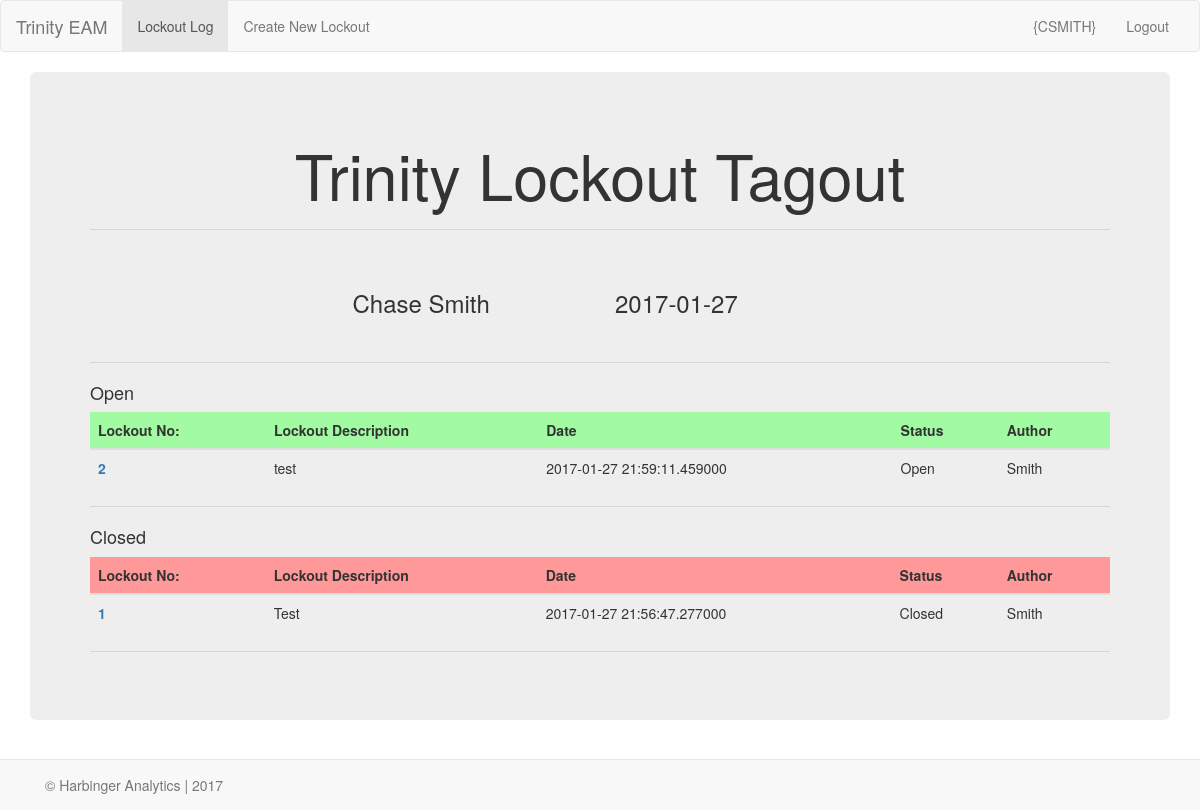
The page / on the database its author committed.
### models.py (models this page shows, shortened)
class User(db.Model):
    __tablename__="user"
    id=db.Column(db.Integer, primary_key=True)
    username=db.Column(db.String(20), unique=True)
    first_name=db.Column(db.String(20), nullable=False)
    last_name=db.Column(db.String(20), nullable=False)
    position=db.Column(db.String(50), nullable=False)

class Lockout(db.Model):
    __tablename__="lockout"
    id=db.Column(db.Integer, primary_key=True)
    description=db.Column(db.String(200), nullable=False)
    lockout_author = db.relationship('User', backref=db.backref('lockout_author', lazy='dynamic'))
    user_id=db.Column('user_id', db.Integer, db.ForeignKey('user.id'))
    filename=db.Column(db.String(300), nullable=True)
    status=db.Column(db.Boolean(), default=True)
    goggles=db.Column(db.Boolean(), default=False)
    faceshield=db.Column(db.Boolean(),default=False)
    fullface=db.Column(db.Boolean(), default=False)
    dustmask=db.Column(db.Boolean(), default=False)
    leathergloves=db.Column(db.Boolean(), default=False)
    saranax=db.Column(db.Boolean(), default=False)
    nitrilegloves=db.Column(db.Boolean(), default=False)
    chemicalgloves=db.Column(db.Boolean(), default=False)
    chemicalsuit=db.Column(db.Boolean(),default=False)
    tyrex=db.Column(db.Boolean(),default=False)
    rubberboots=db.Column(db.Boolean(),default=False)
    sar=db.Column(db.Boolean(),default=False)
    data=db.Column(db.LargeBinary(),nullable=True,)
    date=db.Column(db.DateTime)
    ppe=db.Column(db.String(50), nullable=True)

### app.py (the view)
@app.route('/')
def index():
    today=date.today()
    user=db.session.query(User).first()
    lockout=db.session.query(Lockout).all()
    open_lockouts=db.session.query(Lockout).filter_by(status=True).all()
    closed_lockouts=db.session.query(Lockout).filter_by(status=False).all()
    return render_template('index.html', closed_lockouts=closed_lockouts, open_lockouts=open_lockouts, user=user, today=today)

### templates/index.html
{% extends "base.html" %}
{% import "bootstrap/wtf.html" as wtf %}
{% block content %}
<div class="jumbotron">
<div class="text-center">
<h1> Trinity Lockout Tagout </h1>
</div>
<hr>
<br>
<div class="row">
        <div class="col-xs-3 col-xs-offset-3 form-group">
            <h3>{{ user.first_name }} {{ user.last_name }} </h3>
        </div>
        <div class="col-xs-6">
            <h3> {{ today }} </h3>
        </div>
</div>
<hr>
<h4>Open</h4>
<table class="table table-sm">
<thead>
  <tr style="background-color: #A2FBA2;">
    <th>Lockout No:</th>
    <th>Lockout Description</th>
    <th>Date</th>
    <th>Status</th>
    <th>Author</th>
  </tr>
</thead>
<tbody>
  {% for each in open_lockouts %}
  <tr >
    <th scope="row" ><a href="lockout/{{each.id}}">{{ each.id }}</a></th>
    <td>{{ each.description }}</td>
    <td>{{ each.date }}</td>
    {% if each.status == True %}
    <td>Open</td>
    {% else %}
    <td>Closed</td>
    {% endif %}
    <td>{{ each.lockout_author.last_name }}</td>
  </tr>
  {% endfor %}
</tbody>
</table>
<hr>
<h4>Closed</h4>
  <table class="table table-sm">
    <thead>
      <tr style="background-color: #FF9999;">
        <th>Lockout No:</th>
        <th>Lockout Description</th>
        <th>Date</th>
        <th>Status</th>
        <th>Author</th>
      </tr>
    </thead>
  <tbody>
    {% for each in closed_lockouts %}
    <tr>
      <th scope="row"><a href="lockout/{{each.id}}">{{ each.id }}</a></th>
      <td>{{ each.description }}</td>
      <td>{{ each.date }}</td>
      {% if each.status == True %}
      <td>Open</td>
      {% else %}
      <td>Closed</td>
      {% endif %}
      <td>{{ each.lockout_author.last_name }}</td>
    </tr>
    {% endfor %}
  </tbody>
</table>
<hr>
{% endblock %}

### static/style.css (style rules this page uses)
hr { background-color: blue; }

### rows shown on the page
User: first_name "Chase", last_name "Smith"
Lockout: id "2", description "test", date "2017-01-27 21:59:11.459000", status "Open", lockout_author.last_name "Smith"
Lockout: id "1", description "Test", date "2017-01-27 21:56:47.277000", status "Closed", lockout_author.last_name "Smith"
